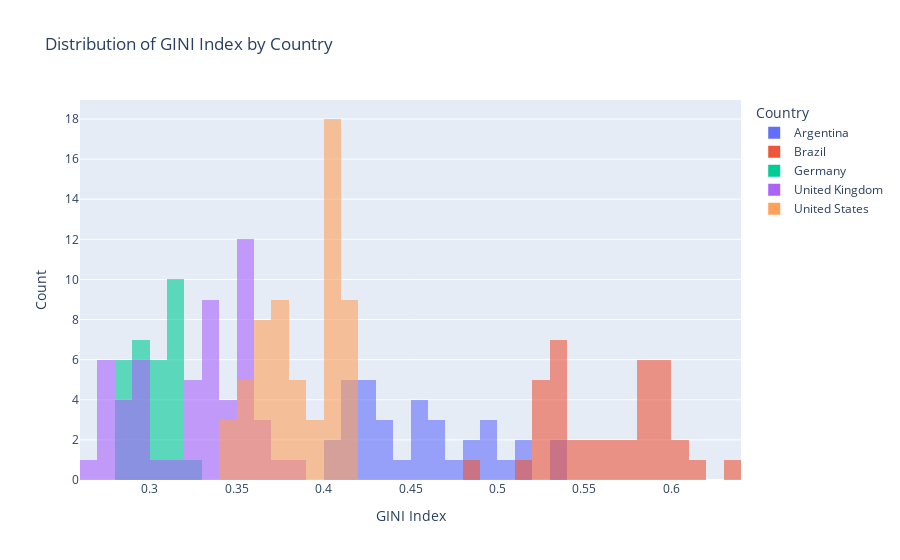

This figure's notebook cell:
### Code cell
import plotly.express as px



# Drop the NA values
df_clean = df.dropna(subset=["value"])


fig = px.histogram(
    df_clean,
    x="value",
    color="country",
    nbins=50,
    barmode="overlay", 
    opacity=0.6,
    title="Distribution of GINI Index by Country",
    labels={"value": "GINI Index"}
)

fig.update_layout(
    xaxis_title="GINI Index",
    yaxis_title="Count",
    legend_title="Country"
)

fig.show()

### Figure 1 — Plotly figure (JSON) as saved in the notebook; plotly's stock layout.template omitted (floating-point values rounded to 4 significant figures)
{"data": [{"bingroup": "x", "hovertemplate": "country=Argentina<br>GINI Index=%{x}<br>count=%{y}<extra></extra>", "legendgroup": "Argentina", "marker": {"color": "#636efa", "opacity": 0.6, "pattern": {"shape": ""}}, "name": "Argentina", "nbinsx": 50, "orientation": "v", "showlegend": true, "type": "histogram", "x": [0.407, 0.424, 0.427, 0.433, 0.417, 0.414, 0.423, 0.418, 0.411, 0.414, 0.427, 0.437, 0.438, 0.45, 0.463, 0.464, 0.478, 0.485, 0.51, 0.538, 0.533, 0.51, 0.498, 0.507, 0.491, 0.495, 0.489, 0.459, 0.448, 0.455, 0.468, 0.453, 0.428, 0.408], "xaxis": "x", "yaxis": "y"}, {"bingroup": "x", "hovertemplate": "country=Brazil<br>GINI Index=%{x}<br>count=%{y}<extra></extra>", "legendgroup": "Brazil", "marker": {"color": "#EF553B", "opacity": 0.6, "pattern": {"shape": ""}}, "name": "Brazil", "nbinsx": 50, "orientation": "v", "showlegend": true, "type": "histogram", "x": [0.52, 0.529, 0.489, 0.535, 0.539, 0.533, 0.534, 0.519, 0.52, 0.527, 0.534, 0.529, 0.537, 0.54, 0.549, 0.556, 0.563, 0.565, 0.576, 0.581, 0.584, 0.59, 0.596, 0.598, 0.598, 0.595, 0.601, 0.531, 0.604, 0.632, 0.614, 0.596, 0.584, 0.555, 0.583, 0.589, 0.584, 0.579], "xaxis": "x", "yaxis": "y"}, {"bingroup": "x", "hovertemplate": "country=Germany<br>GINI Index=%{x}<br>count=%{y}<extra></extra>", "legendgroup": "Germany", "marker": {"color": "#00cc96", "opacity": 0.6, "pattern": {"shape": ""}}, "name": "Germany", "nbinsx": 50, "orientation": "v", "showlegend": true, "type": "histogram", "x": [0.324, 0.318, 0.319, 0.313, 0.314, 0.317, 0.308, 0.315, 0.311, 0.306, 0.302, 0.305, 0.308, 0.312, 0.31, 0.317, 0.302, 0.298, 0.298, 0.299, 0.289, 0.29, 0.283, 0.282, 0.28, 0.288, 0.292, 0.286, 0.291, 0.295], "xaxis": "x", "yaxis": "y"}, {"bingroup": "x", "hovertemplate": "country=United Kingdom<br>GINI Index=%{x}<br>count=%{y}<extra></extra>", "legendgroup": "United Kingdom", "marker": {"color": "#ab63fa", "opacity": 0.6, "pattern": {"shape": ""}}, "name": "United Kingdom", "nbinsx": 50, "orientation": "v", "showlegend": true, "type": "histogram", "x": [0.324, 0.326, 0.328, 0.337, 0.326, 0.331, 0.333, 0.331, 0.327, 0.331, 0.332, 0.337, 0.351, 0.354, 0.344, 0.359, 0.355, 0.348, 0.349, 0.351, 0.371, 0.388, 0.368, 0.366, 0.357, 0.353, 0.355, 0.36, 0.351, 0.35, 0.35, 0.357, 0.334, 0.343, 0.339, 0.319, 0.304, 0.292, 0.298, 0.299, 0.297, 0.285, 0.274, 0.272, 0.271, 0.276, 0.279, 0.29, 0.288, 0.288, 0.293, 0.28, 0.279, 0.268], "xaxis": "x", "yaxis": "y"}, {"bingroup": "x", "hovertemplate": "country=United States<br>GINI Index=%{x}<br>count=%{y}<extra></extra>", "legendgroup": "United States", "marker": {"color": "#FFA15A", "opacity": 0.6, "pattern": {"shape": ""}}, "name": "United States", "nbinsx": 50, "orientation": "v", "showlegend": true, "type": "histogram", "x": [0.413, 0.397, 0.397, 0.415, 0.414, 0.412, 0.411, 0.412, 0.415, 0.406, 0.409, 0.409, 0.4, 0.406, 0.408, 0.408, 0.414, 0.41, 0.403, 0.408, 0.404, 0.406, 0.401, 0.4, 0.4, 0.405, 0.403, 0.399, 0.4, 0.404, 0.384, 0.38, 0.383, 0.382, 0.377, 0.372, 0.376, 0.376, 0.373, 0.373, 0.367, 0.355, 0.347, 0.348, 0.348, 0.355, 0.356, 0.356, 0.355, 0.361, 0.367, 0.369, 0.366, 0.36, 0.363, 0.369, 0.378, 0.375, 0.381, 0.376], "xaxis": "x", "yaxis": "y"}], "layout": {"barmode": "overlay", "legend": {"title": {"text": "Country"}, "tracegroupgap": 0}, "title": {"text": "Distribution of GINI Index by Country"}, "xaxis": {"anchor": "y", "domain": [0, 1], "title": {"text": "GINI Index"}}, "yaxis": {"anchor": "x", "domain": [0, 1], "title": {"text": "Count"}}}}
